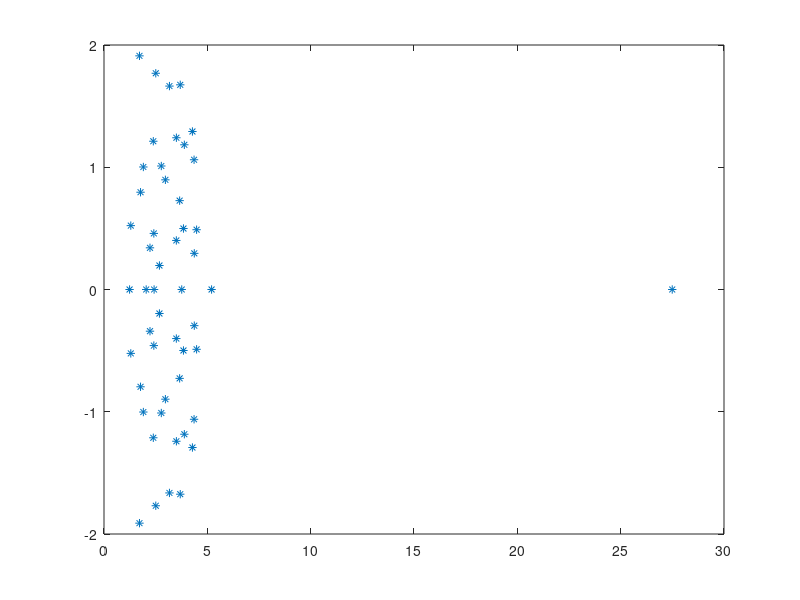

The MATLAB script that drew this image: (Note: this script raises an error after producing the figure.)
clear;
clc;

% check what are the possibilities of having zeros in the sign function
% calucation.

% Set the seed to a specific value, for example, 42
%rng(49);
n = 50;
A = rand(n) + 3.0 * eye(n);
d = eig(A);
plot(real(d), imag(d), '*');

% Define vector x
%x = [1; 2; 3];
x = rand(n,1);

% Define the number of critical eigenvalues
m = 5;

% Define the Krylov subspace dimension
k = 10;

% Compute f(A)x using LR_deflation_scheme
result_lr = lr_deflation_scheme(A, x, m, k);

% Compute f(A)x directly using the sign function
%result_direct_1 = (A*((A^2)^(-1/2)))*x;
result_direct_1 = (A*(inv(sqrtm(A * A))))*x;

%S = compute_sign_function(A);
% disp(S);
%result_direct_2 = S * x;

%trial = sign(A);
% disp(trial);

rel_err = norm(result_direct_1 - result_lr)/norm(result_lr);
disp(rel_err)

% Set tolerance level
tol = 1e-10;
    
% Check if the residual is sufficiently small
if rel_err < tol
    disp('LR deflation method verified.');
else
    disp('LR deflation not verified.');
end